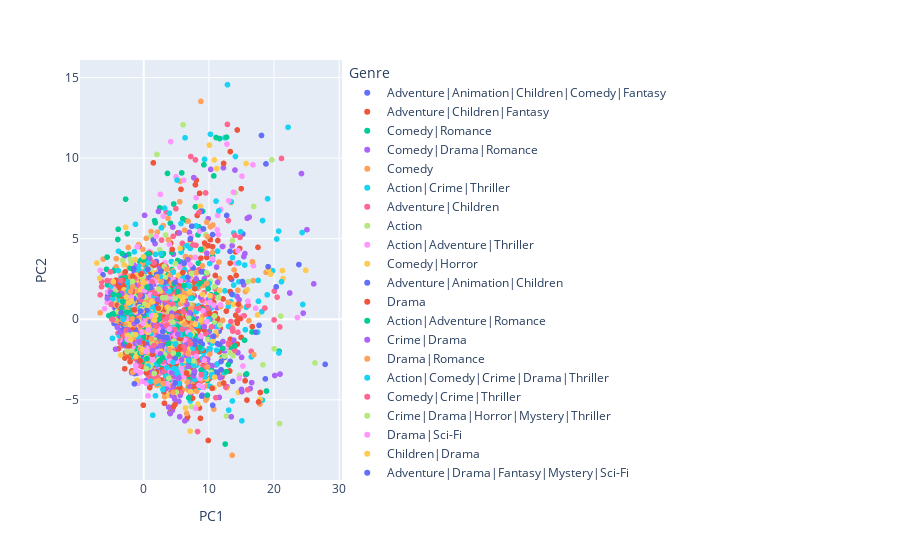

The code cell stored with this chart in its notebook:
### Code cell
from sklearn.decomposition import PCA
import plotly.express as px
import numpy as np
import random
# Perform PCA on the scaled embeddings
pca = PCA(n_components=2)
pca_embeddings = pca.fit_transform(scaled_embeddings)

# Extract the movie titles from the DataFrame
movie_titles = movies['title'].values.tolist()
movie_genres = movies['genres'].values.tolist()
# Create a DataFrame with the PCA embeddings
movies_df = pd.DataFrame(data=pca_embeddings, columns=['PC1', 'PC2'])

# Create DataFrame with flattened movie titles
titles_df = pd.DataFrame({'Title': movie_titles}, index=range(len(movie_titles)))
genre_df= pd.DataFrame({'Genre': movie_titles}, index=range(len(movie_titles)))
# Merge the two DataFrames based on their index
movies_df = pd.concat([movies_df, titles_df], axis=1)

# Create a DataFrame with the PCA embeddings
movies_df = pd.DataFrame(data=pca_embeddings, columns=['PC1', 'PC2'])
movies_df['Genre'] = movie_genres
movies_df['Title'] = movie_titles


# Create a dictionary to map each unique genre to a color
color_map = {}
unique_genres = movies['genres'].unique()
for genre in unique_genres:
    # Assign a random color to each genre
    color_map[genre] = '#' + ''.join([random.choice('0123456789ABCDEF') for j in range(6)])


# Create a new column in the movies_df DataFrame that contains the corresponding color for each movie kind
movies_df['Color'] = movies['genres'].apply(lambda x: color_map.get(x, 'gray'))

# Plot the 2D scatter plot with movie titles and genres using plotly
fig = px.scatter(movies_df, x='PC1', y='PC2', color='Genre', hover_data=['Title', 'Genre'])
fig.show()
